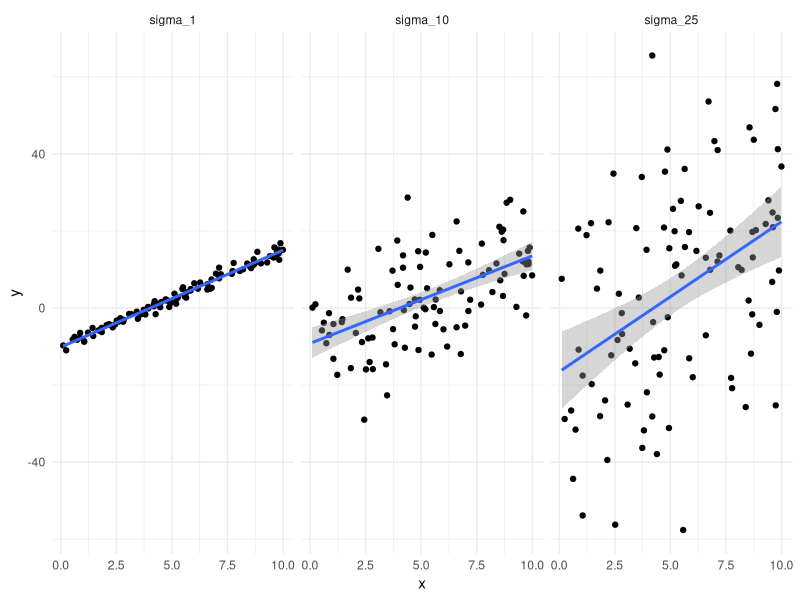
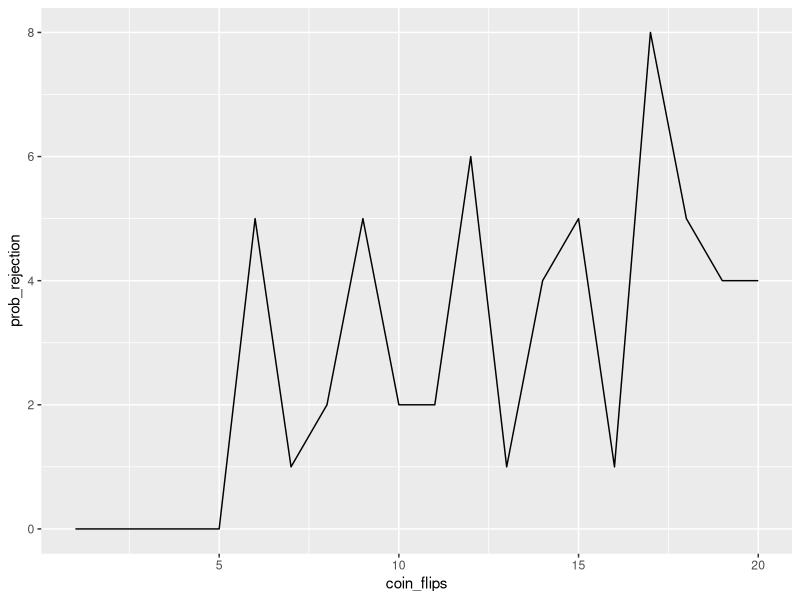
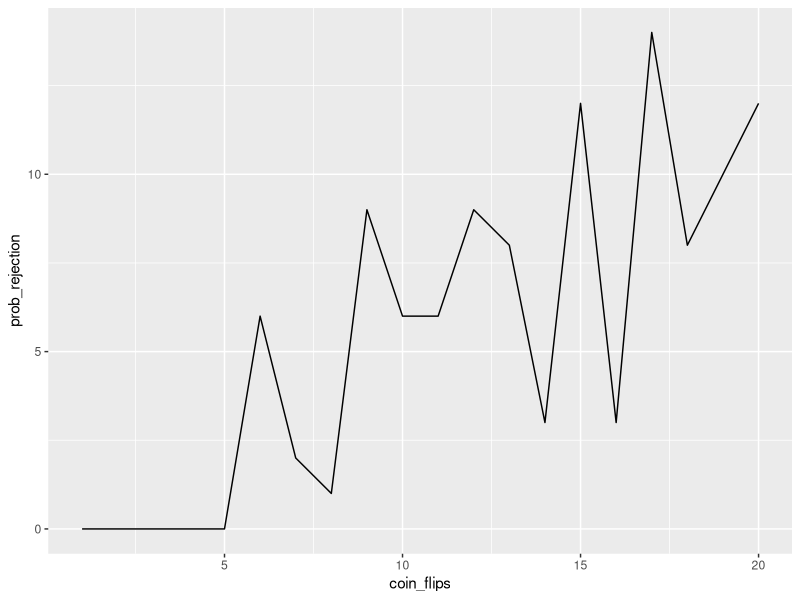
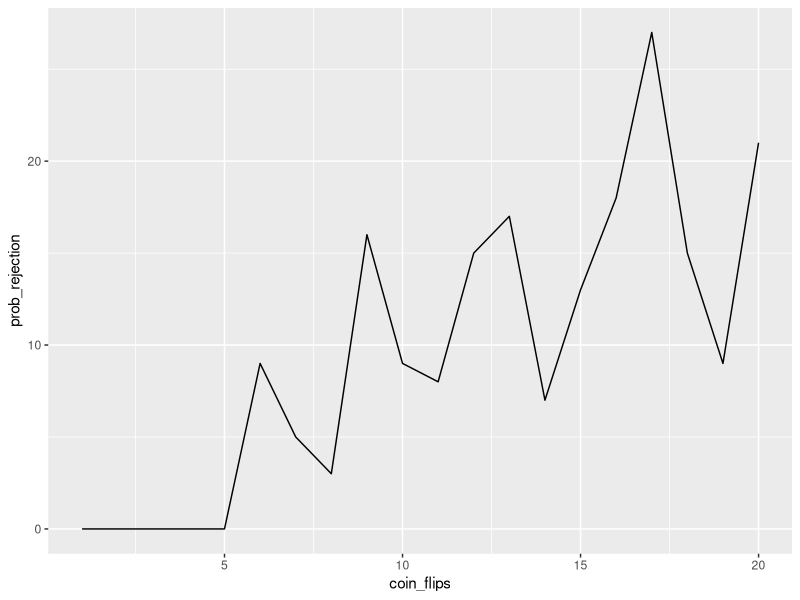
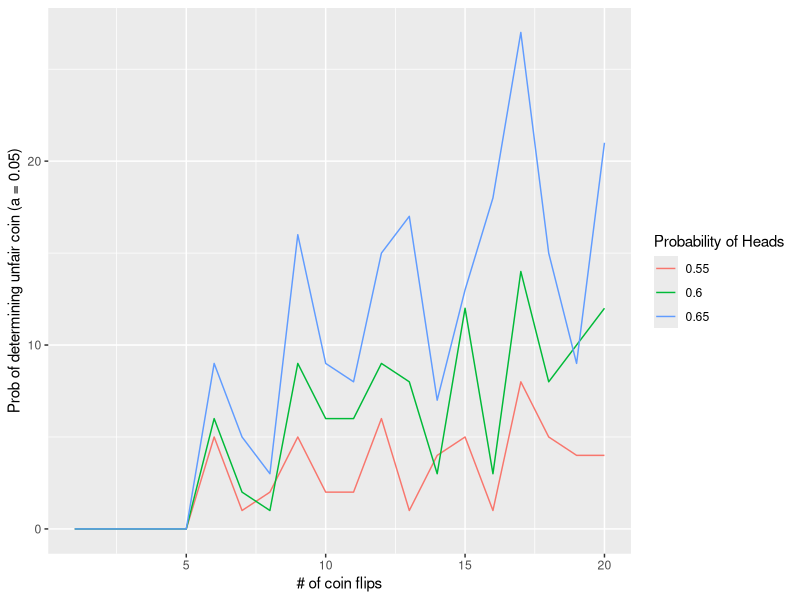

Reproduce these figures in R, in order.

# Load packages -----------------------------------------------------------

library(tidyverse)

# Objective 1 -------------------------------------------------------------

e_1 <- rnorm(n = 100)
e_10 <- rnorm(n = 100, sd = 10)
e_25 <- rnorm(n = 100, sd = 25)

intercept = -10
slope = 2.5

x <- runif(n = 100, min = 0, max = 10)

sigma_1 <- intercept + slope * x + e_1
sigma_10 <- intercept + slope * x + e_10
sigma_25 <- intercept + slope * x + e_25

regression_df <- data.frame(x, sigma_1, sigma_10, sigma_25)
 
regression_df <- regression_df %>%
  pivot_longer(cols = -x, names_to = "sigma", values_to = "y")

ggplot(regression_df, aes(x, y)) +
  geom_point() +
  geom_smooth(method = 'lm') + 
  facet_wrap(~ sigma) +
  theme_minimal()


# Objective 2 -------------------------------------------------------------

#Create function to simulate binomial test 100 times for 1-20 coin flips

sim_func <- function(num_sims, num_flips, prob_head, alpha) { #used ChatGPT to help debug
  vec <- numeric(length(num_flips))
  for (i in num_flips) {
    reject <- replicate(num_sims, {
      flip <- rbinom(n = i, size = 1, prob = prob_head)
      sum_flip <- sum(flip)
      test <- binom.test(x = sum_flip, n = i, p = 0.5, alternative = 'two.sided')
      test$p.value < alpha }) 
    vec[i] <- mean(reject) * 100
  } 
  return(vec)
}

# Prob heads = 55% --------------------------------------------------------

prob_55_vec <- sim_func(100, 1:20, 0.55, 0.05)

prob_55_df <- data.frame(prob_55_vec)

prob_55_df <- prob_55_df %>% 
  mutate(coin_flips = 1:20, 
         prob_heads = 0.55) %>% 
  rename(prob_rejection = prob_55_vec)

ggplot(prob_55_df, aes(x = coin_flips, y = prob_rejection)) +
  geom_line()

# Prob heads = 60% --------------------------------------------------------

prob_60_vec <- sim_func(100, 1:20, 0.6, 0.05)

prob_60_df <- data.frame(prob_60_vec)

prob_60_df <- prob_60_df %>% 
  mutate(coin_flips = 1:20,
         prob_heads = 0.60) %>% 
  rename(prob_rejection = prob_60_vec)

ggplot(prob_60_df, aes(x = coin_flips, y = prob_rejection)) +
  geom_line()

# Prob heads = 65% --------------------------------------------------------

prob_65_vec <- sim_func(100, 1:20, 0.65, 0.05)

prob_65_df <- data.frame(prob_65_vec)

prob_65_df <- prob_65_df %>% 
  mutate(coin_flips = 1:20,
         prob_heads = 0.65) %>% 
  rename(prob_rejection = prob_65_vec)

ggplot(prob_65_df, aes(x = coin_flips, y = prob_rejection)) +
  geom_line()

all_results <- bind_rows(prob_55_df, prob_60_df, prob_65_df)

ggplot(all_results, aes(x = coin_flips, y = prob_rejection, color = as.factor(prob_heads))) +
  geom_line() +
  labs(color = "Probability of Heads",
       y = "Prob of determining unfair coin (a = 0.05)",
       x = "# of coin flips")
